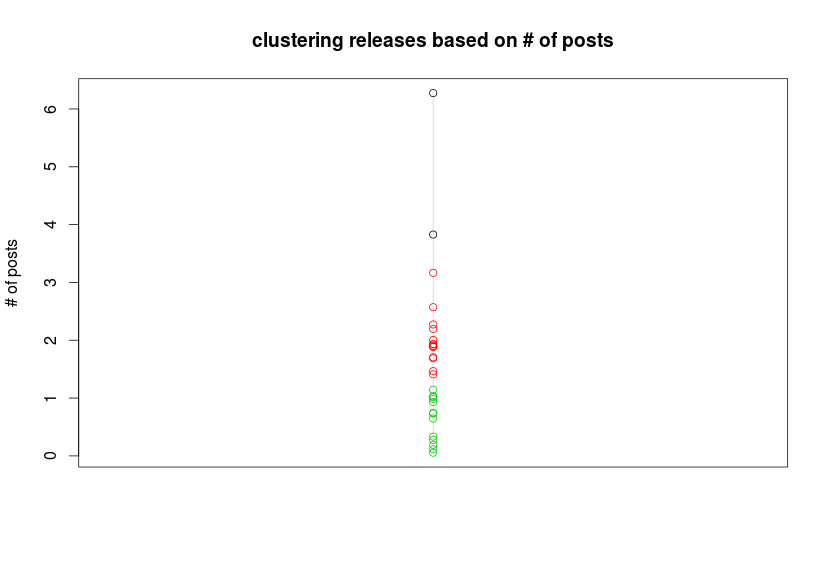

Source code (R):
# Load data
data <- read.csv2(file="~/Github/MiningSoftwareRepositories/work/clustering - # of posts/posts_per_version_total_normalized_30_days.txt", sep=",", dec=".", header=FALSE)
x = data[[2]]
names(x) <- data[[1]]

# Perform 1-dimensional k-means with k = 3
(cl <- kmeans(x, 3, nstart = 25))

# Plot
plot(c(1,1),range(x),type="l",col="lightgrey",xlab="",xaxt="n", ylab="# of posts", main="clustering releases based on # of posts")
points(rep(1,length(x)),x, col = cl$cluster)
